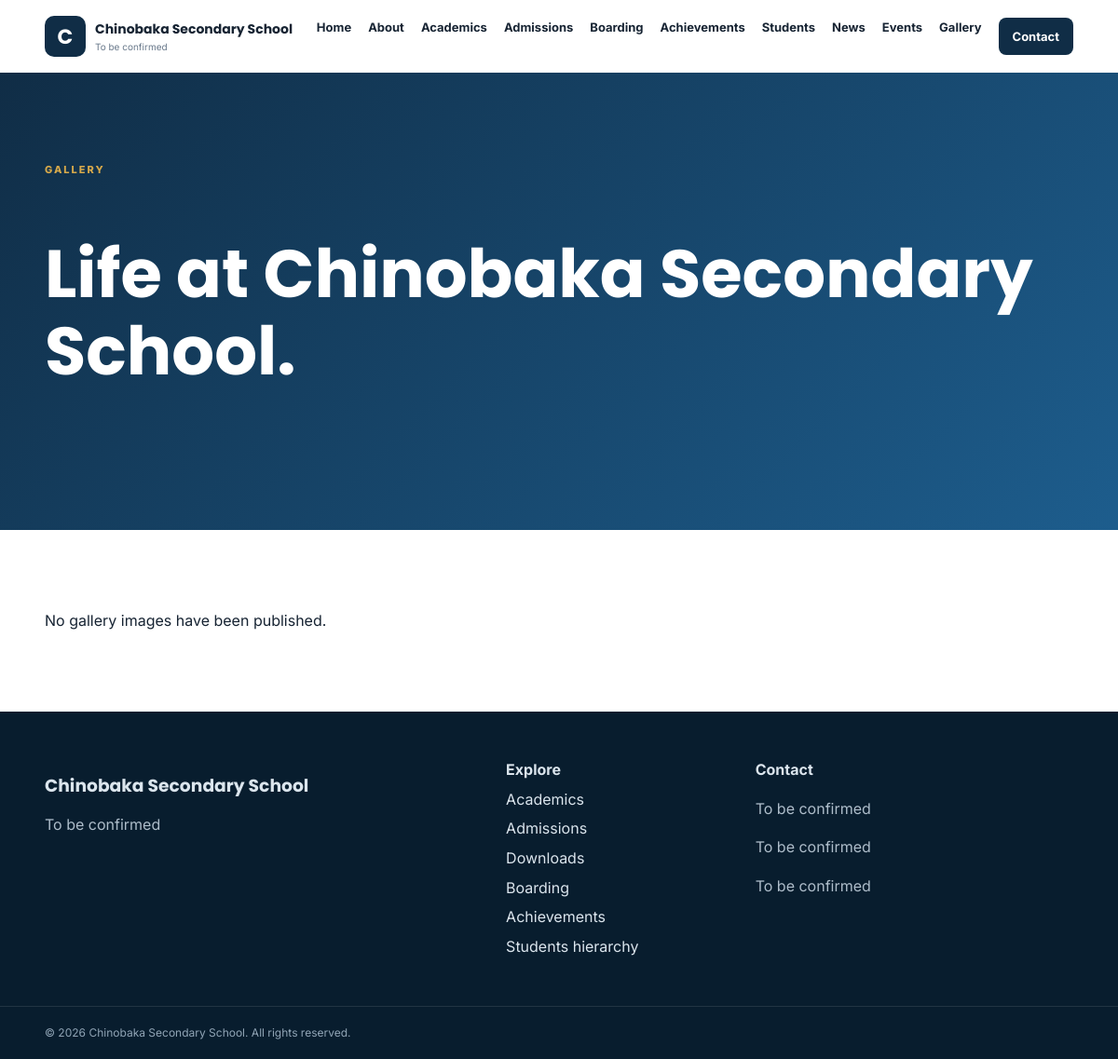
The page /gallery on the database its author committed.
### app/models.py (models this page shows)
class SiteSetting(db.Model):
 id=db.Column(db.Integer,primary_key=True); school_name=db.Column(db.String(160),default='Chinobaka Secondary School',nullable=False); motto=db.Column(db.String(255),default='To be confirmed',nullable=False); phone=db.Column(db.String(80),default='To be confirmed'); email=db.Column(db.String(160),default='To be confirmed'); address=db.Column(db.String(255),default='To be confirmed'); about_text=db.Column(db.Text,default='Official school information will be published here after confirmation.'); hero_title=db.Column(db.String(255),default='Empowering learners. Building futures.'); hero_text=db.Column(db.Text,default='A welcoming secondary school community focused on learning, character and opportunity.'); logo_filename=db.Column(db.String(255)); hero_image_filename=db.Column(db.String(255)); updated_at=db.Column(db.DateTime,default=datetime.utcnow,onupdate=datetime.utcnow)

### app/routes/public.py (the view)
    def gallery(self):
        from ..models import GalleryItem
        return render_template(
            "public/gallery.html",
            settings=self.service.settings(),
            items=GalleryItem.query.order_by(GalleryItem.created_at.desc()).all(),
        )

### app/services/school_service.py (called while the page is built)
    def settings(self):
        school = SiteSetting.query.first()
        if school is None:
            school = SiteSetting()
            self.db.session.add(school)
            self.db.session.commit()
        return school

### app/templates/public/gallery.html
{%extends 'base.html'%}{%block content%}<section class="pagehero"><div class="container"><span class="eyebrow">GALLERY</span><h1>Life at {{settings.school_name}}.</h1></div></section><section class="section"><div class="container gallery">{%for x in items%}<figure><img src="{{url_for('public.image',filename=x.image_filename)}}" alt="{{x.title}}"><figcaption><b>{{x.title}}</b><small>{{x.caption}}</small></figcaption></figure>{%else%}<div class="empty">No gallery images have been published.</div>{%endfor%}</div></section>{%endblock%}

### app/templates/base.html
<!doctype html><html><head><meta charset="utf-8"><meta name="viewport" content="width=device-width,initial-scale=1"><title>{% block title %}{{ site_settings.school_name if site_settings else 'Chinobaka Secondary School' }}{% endblock %}</title><link rel="preconnect" href="https://fonts.googleapis.com"><link href="https://fonts.googleapis.com/css2?family=Inter:wght@400;500;600;700&family=Poppins:wght@600;700;800&display=swap" rel="stylesheet"><link rel="stylesheet" href="{{url_for('static',filename='css/style.css')}}"><link rel="stylesheet" href="{{url_for('static',filename='css/home_step1.css')}}"></head><body><header><div class="container nav"><a class="brand" href="{{url_for('public.home')}}">{%if site_settings and site_settings.logo_filename%}<img src="{{url_for('public.image',filename=site_settings.logo_filename)}}">{%else%}<span class="mark">C</span>{%endif%}<span><b>{{site_settings.school_name if site_settings else 'Chinobaka Secondary School'}}</b><small>{{site_settings.motto if site_settings else 'Official School Website'}}</small></span></a><button class="toggle">☰</button><nav><a href="{{url_for('public.home')}}">Home</a><a href="{{url_for('public.about')}}">About</a><a href="{{url_for('public.academics')}}">Academics</a><a href="{{url_for('public.admissions')}}">Admissions</a><a href="{{url_for('public.boarding')}}">Boarding</a><a href="{{url_for('public.achievements')}}">Achievements</a><a href="{{url_for('public.student_hierarchy')}}">Students</a><a href="{{url_for('public.news')}}">News</a><a href="{{url_for('public.events')}}">Events</a><a href="{{url_for('public.gallery')}}">Gallery</a><a class="navbtn" href="{{url_for('public.contact')}}">Contact</a></nav></div></header>{%with ms=get_flashed_messages(with_categories=true)%}{%if ms%}<div class="container flashes">{%for c,m in ms%}<div class="flash {{c}}">{{m}}</div>{%endfor%}</div>{%endif%}{%endwith%}<main>{%block content%}{%endblock%}</main><footer><div class="container foot"><div><h3>{{site_settings.school_name if site_settings else 'Chinobaka Secondary School'}}</h3><p>{{site_settings.motto if site_settings else 'To be confirmed'}}</p></div><div><b>Explore</b><a href="{{url_for('public.academics')}}">Academics</a><a href="{{url_for('public.admissions')}}">Admissions</a><a href="{{url_for('public.downloads')}}">Downloads</a><a href="{{url_for('public.boarding')}}">Boarding</a><a href="{{url_for('public.achievements')}}">Achievements</a><a href="{{url_for('public.student_hierarchy')}}">Students hierarchy</a></div><div><b>Contact</b><p>{{site_settings.address if site_settings else 'To be confirmed'}}</p><p>{{site_settings.phone if site_settings else 'To be confirmed'}}</p><p>{{site_settings.email if site_settings else 'To be confirmed'}}</p></div></div><div class="bottom">© 2026 {{site_settings.school_name if site_settings else 'Chinobaka Secondary School'}}. All rights reserved.</div></footer><script src="{{url_for('static',filename='js/main.js')}}"></script></body></html>

### app/static/css/style.css (style rules this page uses)
* { box-sizing:border-box }
body { margin:0;font-family:Inter,Arial;color:#172433;line-height:1.6 }
h1,h2,h3 { font-family:Poppins,Arial;line-height:1.15 }
h1 { font-size:clamp(2.5rem,6vw,5rem) }
a { text-decoration:none;color:inherit }
.container { width:min(1160px,92%);margin:auto }
.nav { min-height:78px;display:flex;align-items:center;justify-content:space-between }
.brand { display:flex;align-items:center;gap:10px }
.brand img,.mark { width:44px;height:44px;object-fit:contain }
.mark { display:grid;place-items:center;background:#102d46;color:#fff;border-radius:10px;font:bold 22px Poppins }
.brand b,.brand small { display:block }
.brand b { font:700 14px Poppins }
.brand small { font-size:10px;color:#68788a }
.nav nav { display:flex;gap:18px;font-size:13px;font-weight:700 }
.navbtn { background:#102d46;color:#fff;padding:10px 15px;border-radius:8px }
.eyebrow { color:#d5a84b;font-size:11px;letter-spacing:2px;font-weight:800 }
.section { padding:85px 0 }
.pagehero { background:linear-gradient(135deg,#102d46,#1d5d8d);color:#fff;padding:90px 0 }
.gallery { display:grid;grid-template-columns:repeat(3,1fr);gap:20px }
footer { background:#081d2e;color:#dbe5ed;padding-top:50px }
.foot { display:grid;grid-template-columns:2fr 1fr 1.5fr;gap:40px;padding-bottom:45px }
.foot a { display:block;margin:6px 0 }
.foot p { color:#aebdca }
.bottom { border-top:1px solid #ffffff1a;padding:18px 4%;font-size:12px;color:#91a5b6 }

### rows shown on the page
SiteSetting: school_name "Chinobaka Secondary School", motto "To be confirmed", address "To be confirmed", phone "To be confirmed", email "To be confirmed"
